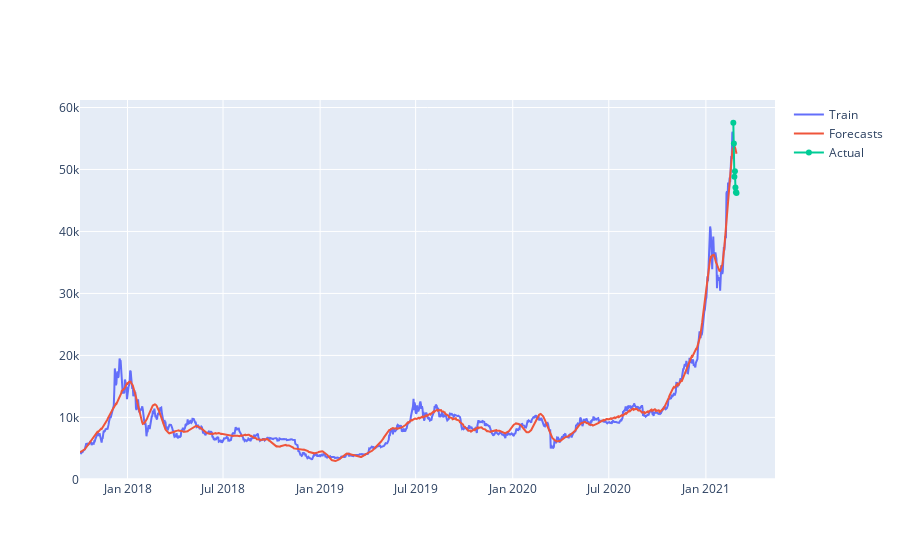
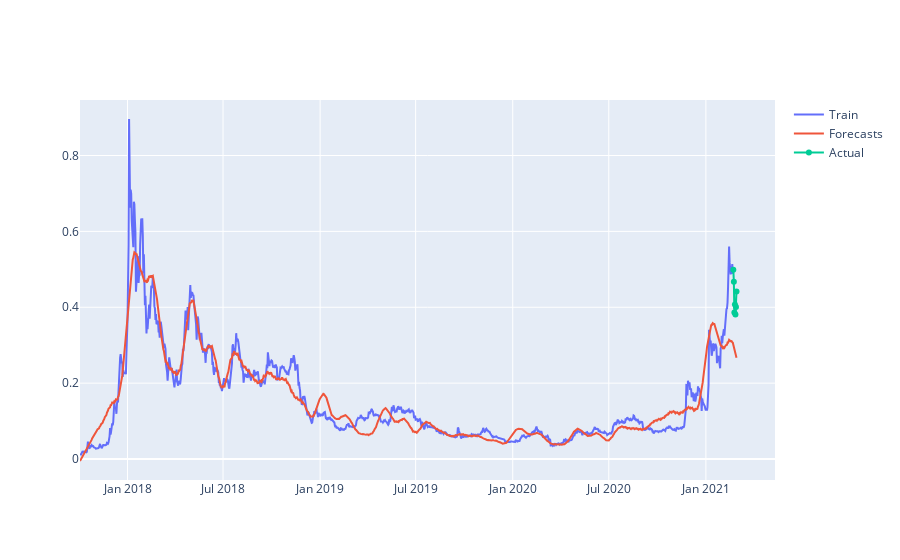
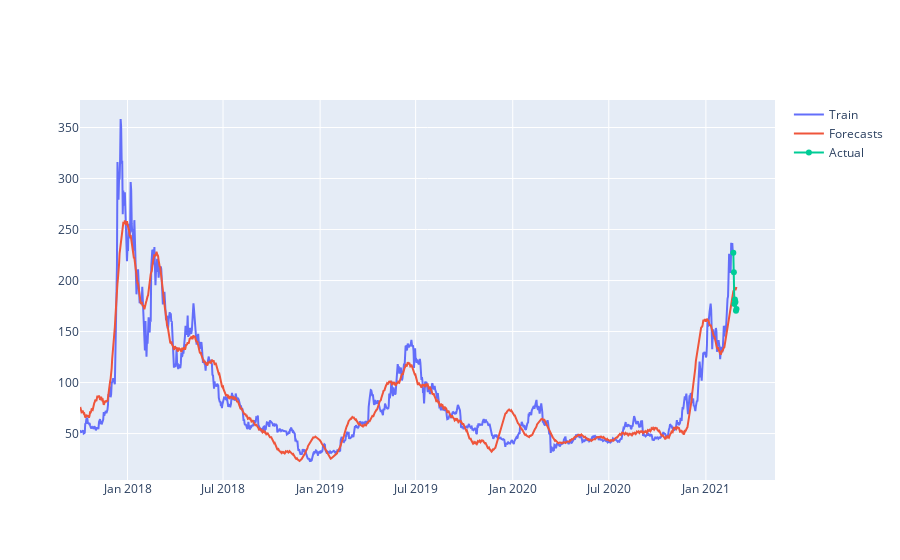
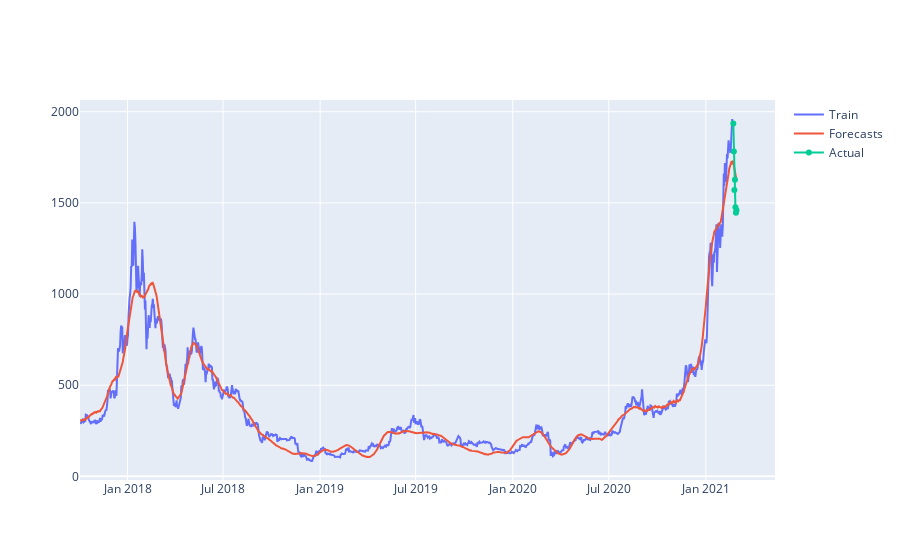

Here is the notebook cell these charts were saved with, in order:
### Code cell
for filename in day_files:
    df = pd.read_csv(day_dir.format(filename))
    df['y'] = df['close']
    m = Prophet(seasonality_mode='multiplicative')
    
    m.fit(df[:-7])
    
    future = m.make_future_dataframe(periods=7)
    forecast = m.predict(future)
    
    fig = go.Figure()
    fig.add_trace(go.Scatter(x=df['ds'][0:-7], y=df['y'][0:-7], name='Train'))
    
    fig.add_trace(go.Scatter(x=forecast['ds'], y=forecast['yhat'], name='Forecasts'))
    
    fig.add_trace(go.Scatter(x=df['ds'][-7:], y=df['y'][-7:], name='Actual'))
    fig.show()
    # fig1 = m.plot(forecast)
    r2 = r2_score(df['y'][-7:],forecast['yhat'][-7:])
    mse = mean_squared_error(df['y'][-7:], forecast['yhat'][-7:])
    rmse = mean_squared_error(df['y'][-7:], forecast['yhat'][-7:], squared=False)
    mae = mean_absolute_error(df['y'][-7:], forecast['yhat'][-7:])
    print('{}\nR2: {}\nMSE: {}\nRMSE: {}\nMAE: {}\n'.format(filename, r2, mse, rmse, mae))

### Figure 1 — Plotly figure (JSON) as saved in the notebook; plotly's stock layout.template omitted (floating-point values rounded to 4 significant figures; data arrays with more than 128 entries replaced by an {"elided": "..."} marker saying what was removed)
{"data": [{"name": "Train", "type": "scatter", "x": {"elided": "1238 str values"}, "y": {"elided": "1238 float values"}}, {"name": "Forecasts", "type": "scatter", "x": {"elided": "1245 str values"}, "y": {"elided": "1245 float values"}}, {"name": "Actual", "type": "scatter", "x": ["2021-02-21 23:59:59", "2021-02-22 23:59:59", "2021-02-23 23:59:59", "2021-02-24 23:59:59", "2021-02-25 23:59:59", "2021-02-26 23:59:59", "2021-02-27 23:59:59"], "y": [57540.0, 54210.0, 48820.0, 49710.0, 47090.0, 46340.0, 46190.0]}], "layout": {}}

### Figure 2 — Plotly figure (JSON) as saved in the notebook; plotly's stock layout.template omitted (floating-point values rounded to 4 significant figures; data arrays with more than 128 entries replaced by an {"elided": "..."} marker saying what was removed)
{"data": [{"name": "Train", "type": "scatter", "x": {"elided": "1238 str values"}, "y": {"elided": "1238 float values"}}, {"name": "Forecasts", "type": "scatter", "x": {"elided": "1245 str values"}, "y": {"elided": "1245 float values"}}, {"name": "Actual", "type": "scatter", "x": ["2021-02-21 23:59:59", "2021-02-22 23:59:59", "2021-02-23 23:59:59", "2021-02-24 23:59:59", "2021-02-25 23:59:59", "2021-02-26 23:59:59", "2021-02-27 23:59:59"], "y": [0.4988, 0.467, 0.3865, 0.4072, 0.3813, 0.4007, 0.4415]}], "layout": {}}

### Figure 3 — Plotly figure (JSON) as saved in the notebook; plotly's stock layout.template omitted (floating-point values rounded to 4 significant figures; data arrays with more than 128 entries replaced by an {"elided": "..."} marker saying what was removed)
{"data": [{"name": "Train", "type": "scatter", "x": {"elided": "1238 str values"}, "y": {"elided": "1238 float values"}}, {"name": "Forecasts", "type": "scatter", "x": {"elided": "1245 str values"}, "y": {"elided": "1245 float values"}}, {"name": "Actual", "type": "scatter", "x": ["2021-02-21 23:59:59", "2021-02-22 23:59:59", "2021-02-23 23:59:59", "2021-02-24 23:59:59", "2021-02-25 23:59:59", "2021-02-26 23:59:59", "2021-02-27 23:59:59"], "y": [227.2, 208.1, 176.9, 181.4, 178.9, 170.4, 172.1]}], "layout": {}}

### Figure 4 — Plotly figure (JSON) as saved in the notebook; plotly's stock layout.template omitted (floating-point values rounded to 4 significant figures; data arrays with more than 128 entries replaced by an {"elided": "..."} marker saying what was removed)
{"data": [{"name": "Train", "type": "scatter", "x": {"elided": "1238 str values"}, "y": {"elided": "1238 float values"}}, {"name": "Forecasts", "type": "scatter", "x": {"elided": "1245 str values"}, "y": {"elided": "1245 float values"}}, {"name": "Actual", "type": "scatter", "x": ["2021-02-21 23:59:59", "2021-02-22 23:59:59", "2021-02-23 23:59:59", "2021-02-24 23:59:59", "2021-02-25 23:59:59", "2021-02-26 23:59:59", "2021-02-27 23:59:59"], "y": [1936.0, 1782.0, 1570.0, 1627.0, 1476.0, 1446.0, 1460.0]}], "layout": {}}
